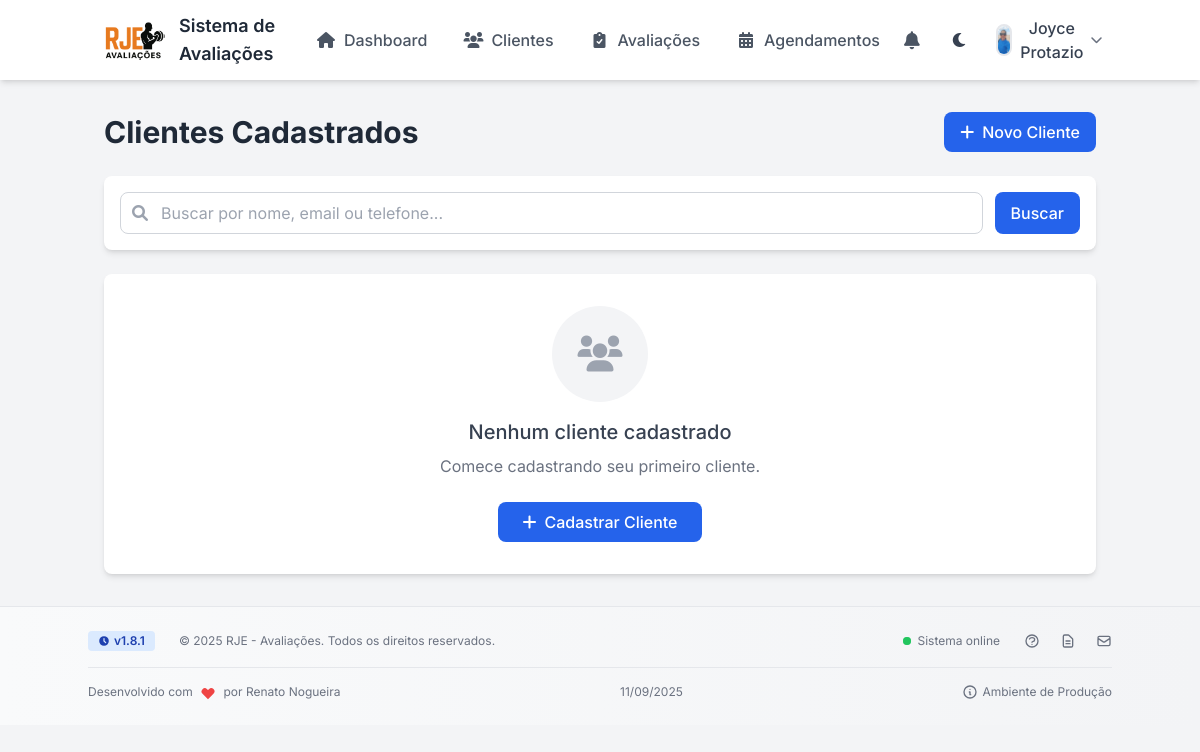
/pages/clientes/listar.php (signed in), run on an earlier commit of the app's database.
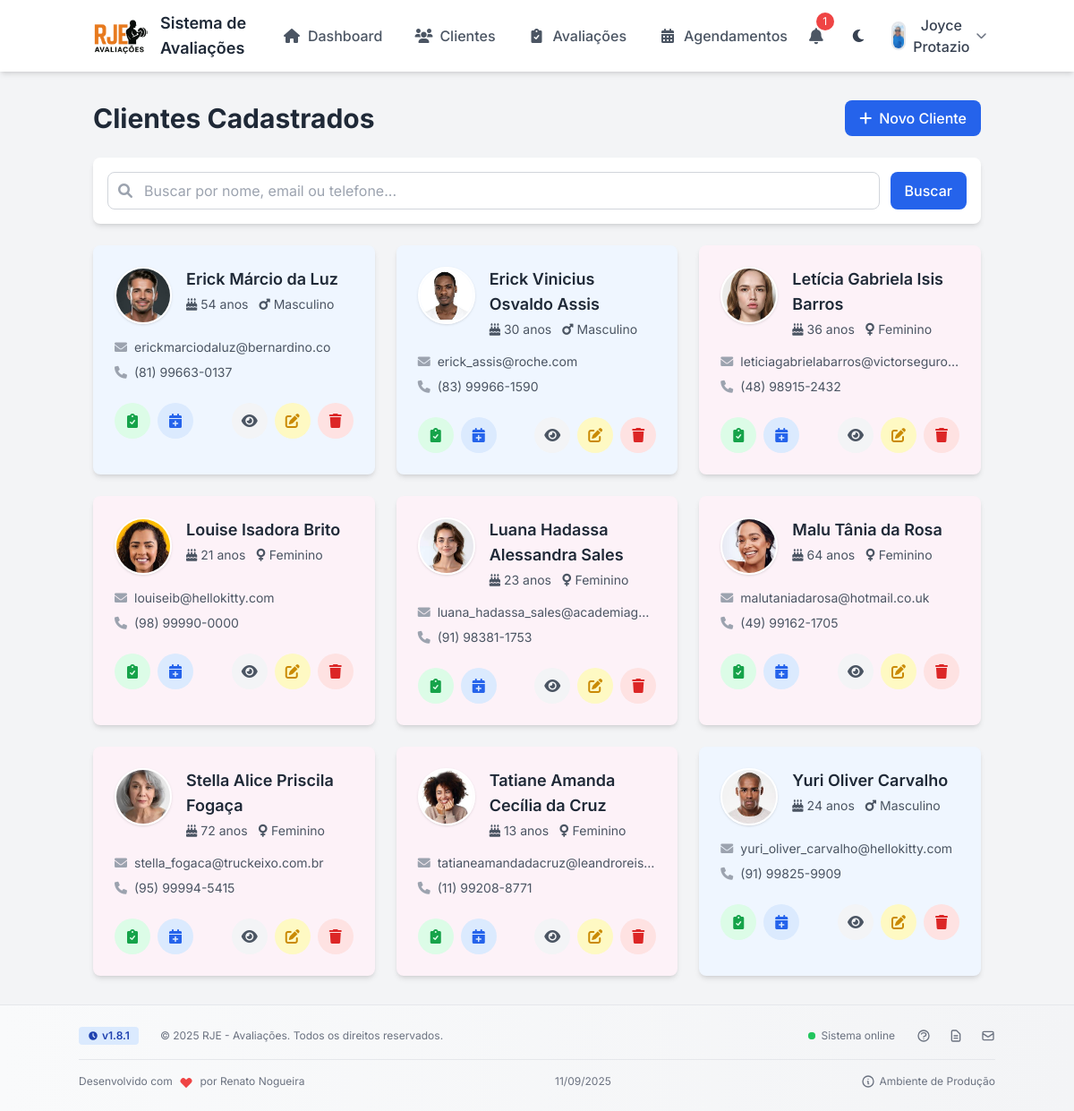
And on a later commit of the database.
### tables this page shows
CREATE TABLE usuarios (
                id INTEGER PRIMARY KEY AUTOINCREMENT,
                username TEXT UNIQUE NOT NULL,
                password TEXT NOT NULL,
                nome TEXT NOT NULL,
                email TEXT UNIQUE NOT NULL,
                created_at TIMESTAMP DEFAULT CURRENT_TIMESTAMP
            , telefone TEXT, especialidade TEXT, config_horario_abertura TEXT DEFAULT '08:00', config_horario_fechamento TEXT DEFAULT '18:00', config_duracao_padrao INTEGER DEFAULT 60, config_dias_trabalho TEXT DEFAULT '1,2,3,4,5', foto TEXT);

CREATE TABLE clientes (
                id INTEGER PRIMARY KEY AUTOINCREMENT,
                nome TEXT NOT NULL,
                email TEXT,
                telefone TEXT,
                data_nascimento DATE,
                sexo TEXT,
                altura REAL,
                observacoes TEXT,
                foto TEXT,
                created_at TIMESTAMP DEFAULT CURRENT_TIMESTAMP,
                usuario_id INTEGER, codigo_acesso TEXT,
                FOREIGN KEY (usuario_id) REFERENCES usuarios(id)
            );

### pages/clientes/listar.php (the view, shortened to what the rows shown need)
<?php
require_once '../../includes/db.php';
$search = isset($_GET['search']) ? trim($_GET['search']) : '';
$page = isset($_GET['page']) ? max(1, intval($_GET['page'])) : 1;
$limit = 10;
$offset = ($page - 1) * $limit;
$query = "SELECT * FROM clientes WHERE usuario_id = :usuario_id";
$query .= " ORDER BY nome ASC LIMIT :limit OFFSET :offset";
$stmt = $db->prepare($query);
$stmt->bindValue(':usuario_id', getCurrentUserId(), SQLITE3_INTEGER);
$stmt->bindValue(':limit', $limit, SQLITE3_INTEGER);
$stmt->bindValue(':offset', $offset, SQLITE3_INTEGER);
$result = $stmt->execute();
$clientes = [];
while ($row = $result->fetchArray(SQLITE3_ASSOC)) {
    $clientes[] = $row;
}
?>
<?php include '../../includes/header.php'; ?>
<div class="container mx-auto px-4 py-8">
    <div class="flex flex-col md:flex-row justify-between items-start md:items-center mb-6 gap-4">
        <h1 class="text-3xl font-bold text-gray-800 dark:text-gray-100">Clientes Cadastrados</h1>
    </div>
    <?php if (empty($clientes)): ?>
    <div class="bg-white rounded-lg shadow-md p-8 text-center dark:bg-gray-800 transition-colors duration-200">
        <div class="mx-auto w-24 h-24 mb-4 rounded-full bg-gray-100 dark:bg-gray-700 flex items-center justify-center">
            <i class="fas fa-users text-4xl text-gray-400 dark:text-gray-500"></i>
        </div>
        <h3 class="text-xl font-medium text-gray-700 mb-2 dark:text-gray-300">
            <?php echo empty($search) ? 'Nenhum cliente cadastrado' : 'Nenhum cliente encontrado'; ?>
        </h3>
        <p class="text-gray-500 dark:text-gray-400 mb-6">
            <?php echo empty($search) ? 'Comece cadastrando seu primeiro cliente.' : 'Tente ajustar os termos da busca.'; ?>
        </p>
        <?php if (empty($search)): ?>
        <a href="cadastrar.php"
            class="bg-blue-600 hover:bg-blue-700 text-white px-6 py-2 rounded-lg font-medium inline-flex items-center transition-colors duration-200">
            <i class="fas fa-plus mr-2"></i> Cadastrar Cliente
        </a>
        <?php else: ?>
        <a href="index.php"
            class="bg-gray-200 hover:bg-gray-300 text-gray-800 px-6 py-2 rounded-lg font-medium transition-colors duration-200 dark:bg-gray-600 dark:hover:bg-gray-500 dark:text-white inline-flex items-center">
            <i class="fas fa-list mr-2"></i> Ver Todos
        </a>
        <?php endif; ?>
    </div>
    <?php else: ?>
    <div class="grid grid-cols-1 md:grid-cols-2 lg:grid-cols-3 gap-6">
        <?php foreach ($clientes as $cliente): ?>
        <?php
                $idade = '';
                if (!empty($cliente['data_nascimento'])) {
                    $dataNasc = new DateTime($cliente['data_nascimento']);
                    $hoje = new DateTime();
                    $idade = $hoje->diff($dataNasc)->y;
                }
                $cardColorClass = "bg-white dark:bg-gray-800";
                if ($cliente['sexo'] == 'masculino') {
                    $cardColorClass = "bg-blue-50 dark:bg-blue-900/20";
                } elseif ($cliente['sexo'] == 'feminino') {
                    $cardColorClass = "bg-pink-50 dark:bg-pink-900/20";
                }
                ?>
        <div
            class="<?php echo $cardColorClass; ?> rounded-lg shadow-md overflow-hidden transition-transform duration-200 hover:shadow-lg">
            <div class="p-6">
                <div class="flex items-start">
                    <div class="flex-shrink-0">
                        <?php if (!empty($cliente['foto'])): ?>
                        <img src="../../<?php echo htmlspecialchars($cliente['foto']); ?>" alt="Foto"
                            class="h-16 w-16 rounded-full object-cover border-2 border-white shadow">
                        <?php endif; ?>
                    </div>
                    <div class="ml-4">
                        <h3 class="text-lg font-semibold text-gray-800 dark:text-gray-100">
                            <?php echo htmlspecialchars($cliente['nome']); ?>
                        </h3>
                        <div class="flex items-center mt-1 text-sm text-gray-600 dark:text-gray-400">
                            <?php if ($idade): ?>
                            <span class="flex items-center mr-3">
                                <i class="fas fa-birthday-cake mr-1"></i> <?php echo $idade; ?> anos
                            </span>
                            <?php endif; ?>
                            <span class="flex items-center">
                                <i
                                    class="fas fa-<?php echo $cliente['sexo'] == 'feminino' ? 'venus' : ($cliente['sexo'] == 'masculino' ? 'mars' : 'genderless'); ?> mr-1"></i>
                                <?php
                                        switch ($cliente['sexo']) {
                                            case 'masculino':
                                                echo 'Masculino';
                                                break;
                                            case 'feminino':
                                                echo 'Feminino';
                                                break;
                                        }
                                        ?>
                            </span>
                        </div>
                    </div>
                </div>
                <div class="mt-4 space-y-2">
                    <?php if (!empty($cliente['email'])): ?>
                    <div class="flex items-center text-sm text-gray-600 dark:text-gray-400">
                        <i class="fas fa-envelope mr-2 text-gray-400"></i>
                        <a href="mailto:<?php echo htmlspecialchars($cliente['email']); ?>"
                            class="hover:text-blue-600 dark:hover:text-blue-400 truncate">
                            <?php echo htmlspecialchars($cliente['email']); ?>
                        </a>
                    </div>
                    <?php endif; ?>
                    <?php if (!empty($cliente['telefone'])): ?>
                    <div class="flex items-center text-sm text-gray-600 dark:text-gray-400">
                        <i class="fas fa-phone mr-2 text-gray-400"></i>
                        <a href="tel:<?php echo htmlspecialchars($cliente['telefone']); ?>"
                            class="hover:text-blue-600 dark:hover:text-blue-400">
                            <?php echo htmlspecialchars($cliente['telefone']); ?>
                        </a>
                    </div>
                    <?php endif; ?>
                </div>
                <div class="mt-6 flex justify-between">
                    <div class="flex space-x-2">
                        <a href="../avaliacoes/registrar.php?cliente_id=<?php echo $cliente['id']; ?>"
                            class="h-10 w-10 flex items-center justify-center rounded-full bg-green-100 text-green-600 hover:bg-green-200 transition-colors duration-200 dark:bg-green-900/30 dark:hover:bg-green-900/50 dark:text-green-400"
                            title="Nova Avaliação">
                            <i class="fas fa-clipboard-check"></i>
                        </a>
                        <a href="../agendamentos/criar.php?cliente_id=<?php echo $cliente['id']; ?>"
                            class="h-10 w-10 flex items-center justify-center rounded-full bg-blue-100 text-blue-600 hover:bg-blue-200 transition-colors duration-200 dark:bg-blue-900/30 dark:hover:bg-blue-900/50 dark:text-blue-400"
                            title="Novo Agendamento">
                            <i class="fas fa-calendar-plus"></i>
                        </a>
                    </div>
                    <div class="flex space-x-2">
                        <a href="detalhes.php?id=<?php echo $cliente['id']; ?>"
                            class="h-10 w-10 flex items-center justify-center rounded-full bg-gray-100 text-gray-600 hover:bg-gray-200 transition-colors duration-200 dark:bg-gray-700 dark:hover:bg-gray-600 dark:text-gray-400"
                            title="Detalhes">
                            <i class="fas fa-eye"></i>
                        </a>
                        <a href="editar.php?id=<?php echo $cliente['id']; ?>"
                            class="h-10 w-10 flex items-center justify-center rounded-full bg-yellow-100 text-yellow-600 hover:bg-yellow-200 transition-colors duration-200 dark:bg-yellow-900/30 dark:hover:bg-yellow-900/50 dark:text-yellow-400"
                            title="Editar">
                            <i class="fas fa-edit"></i>
                        </a>
                        <a href="excluir.php?id=<?php echo $cliente['id']; ?>"
                            class="h-10 w-10 flex items-center justify-center rounded-full bg-red-100 text-red-600 hover:bg-red-200 transition-colors duration-200 dark:bg-red-900/30 dark:hover:bg-red-900/50 dark:text-red-400"
                            title="Excluir" onclick="return confirm('Tem certeza que deseja excluir este cliente?')">
                            <i class="fas fa-trash"></i>
                        </a>
                    </div>
                </div>
            </div>
        </div>
        <?php endforeach; ?>
    </div>
    <?php endif; ?>
</div>
<?php
require_once '../../includes/footer.php'
?>
</body>
</html>

### includes/header.php (shortened to what the rows shown need)
<!DOCTYPE html>
<html lang="pt-BR" class="light">
<head>
    <script src="https://cdn.tailwindcss.com"></script>
    <link rel="stylesheet" href="https://cdn.jsdelivr.net/npm/flatpickr/dist/flatpickr.min.css">
    <link rel="stylesheet" href="https://cdnjs.cloudflare.com/ajax/libs/font-awesome/6.0.0/css/all.min.css">
</head>
<body class="bg-gray-100 dark:bg-dark-900 text-gray-800 dark:text-gray-200 transition-colors duration-200">
    <header class="bg-white dark:bg-dark-800 shadow-md sticky top-0 z-30">
        <div class="container mx-auto px-4 py-3 flex justify-between items-center">
            <div class="flex items-center">
                <h1 class="ml-3 text-lg font-semibold hidden md:block">Sistema de Avaliações</h1>
            </div>
            <div class="flex items-center gap-4">
                <div class="relative">
                    <button id="user-menu"
                        class="flex items-center space-x-2 focus:outline-none p-1 rounded-md hover:bg-gray-100 dark:hover:bg-dark-700 transition-colors"
                        aria-label="Menu do usuário">
                        <?php
                        $fotoUsuario = '';
                        if (isset($_SESSION['user_id'])) {
                            $stmt = $db->prepare("SELECT foto FROM usuarios WHERE id = :id");
                            $stmt->bindValue(':id', $_SESSION['user_id'], SQLITE3_INTEGER);
                            $result = $stmt->execute();
                            $usuario = $result->fetchArray(SQLITE3_ASSOC);
                            $fotoUsuario = $usuario['foto'] ?? '';
                        }
                        ?>
                        <?php if (!empty($fotoUsuario)): ?>
                        <img src="<?= BASE_URL ?>/../uploads/<?= htmlspecialchars($fotoUsuario) ?>"
                            alt="Foto do usuário"
                            class="h-8 w-8 rounded-full object-cover border-2 border-gray-200 dark:border-dark-600">
                        <?php endif; ?>
                        <span
                            class="text-gray-700 dark:text-gray-300 font-medium hidden lg:block"><?php echo htmlspecialchars($_SESSION['username']); ?></span>
                        <i class="fas fa-chevron-down text-gray-500 dark:text-gray-400 text-xs"></i>
                    </button>
                </div>
            </div>
        </div>
    </header>

What changed in the data, as far as the page shows it:
added clientes: foto (picture), nome "Erick Márcio da Luz", data_nascimento "54", sexo "Masculino", email "erickmarciodaluz@bernardino.co", telefone "(81) 99663-0137"
added clientes: foto (picture), nome "Erick Vinicius Osvaldo Assis", data_nascimento "30", sexo "Masculino", email "erick_assis@roche.com", telefone "(83) 99966-1590"
added clientes: foto (picture), nome "Letícia Gabriela Isis Barros", data_nascimento "36", sexo "Feminino", email "leticiagabrielabarros@victorseguro…", telefone "(48) 98915-2432"
added clientes: foto (picture), nome "Louise Isadora Brito", data_nascimento "21", sexo "Feminino", email "louiseib@hellokitty.com", telefone "(98) 99990-0000"
added clientes: foto (picture), nome "Luana Hadassa Alessandra Sales", data_nascimento "23", sexo "Feminino", email "luana_hadassa_sales@academiag…", telefone "(91) 98381-1753"
added clientes: foto (picture), nome "Malu Tânia da Rosa", data_nascimento "64", sexo "Feminino", email "malutaniadarosa@hotmail.co.uk", telefone "(49) 99162-1705"
added clientes: foto (picture), nome "Stella Alice Priscila Fogaça", data_nascimento "72", sexo "Feminino", email "stella_fogaca@truckeixo.com.br", telefone "(95) 99994-5415"
added clientes: foto (picture), nome "Tatiane Amanda Cecília da Cruz", data_nascimento "13", sexo "Feminino", email "tatianeamandadacruz@leandroreis…", telefone "(11) 99208-8771"
added clientes: foto (picture), nome "Yuri Oliver Carvalho", data_nascimento "24", sexo "Masculino", email "yuri_oliver_carvalho@hellokitty.com", telefone "(91) 99825-9909"
Also different on the page:
$unreadCount: (not shown) → "1"
text no longer shown: "Nenhum cliente cadastrado Comece cadastrando seu primeiro cliente. Cadastrar Cliente"
